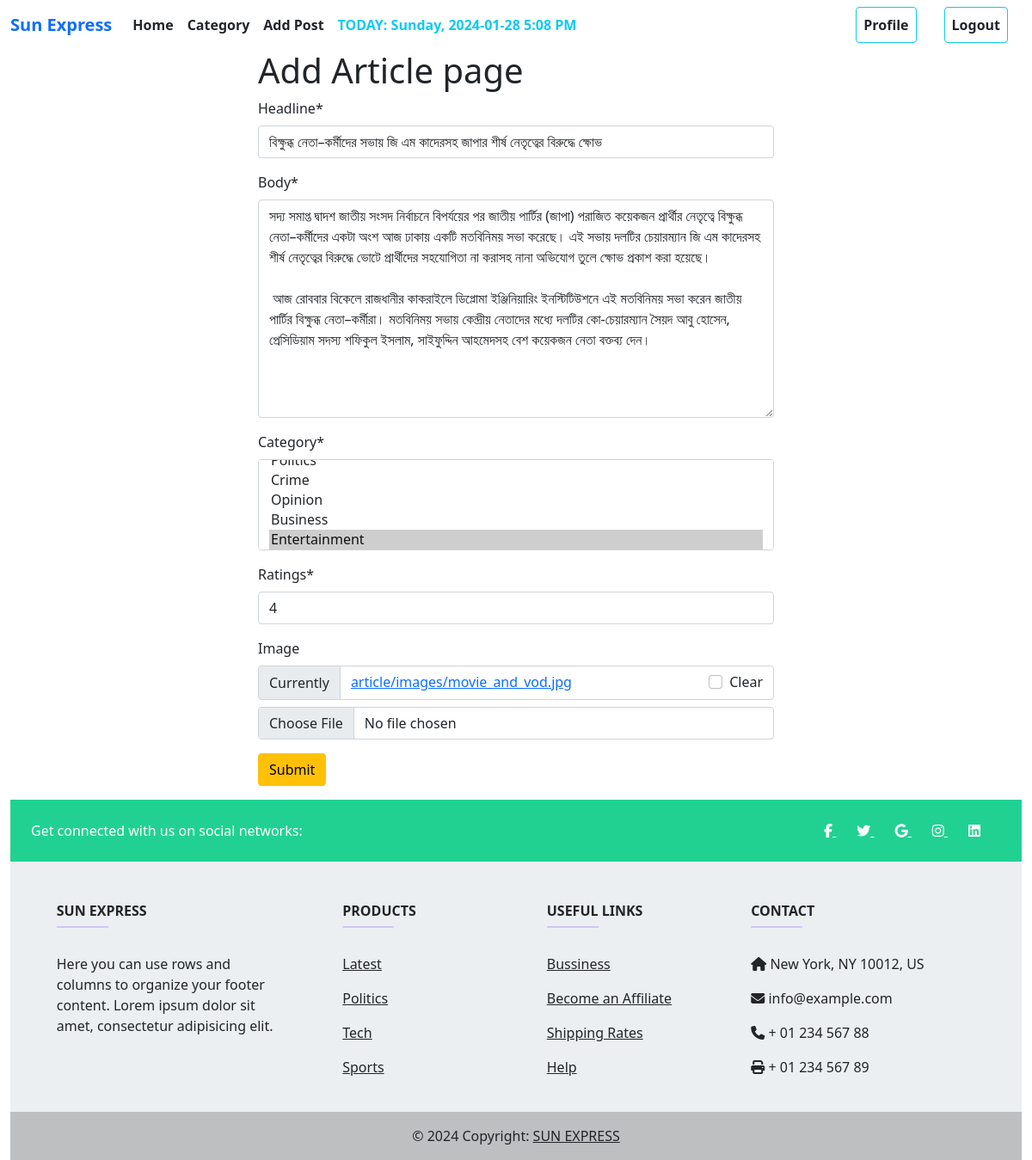
The app's page /article/edit/2 (signed in), older data.
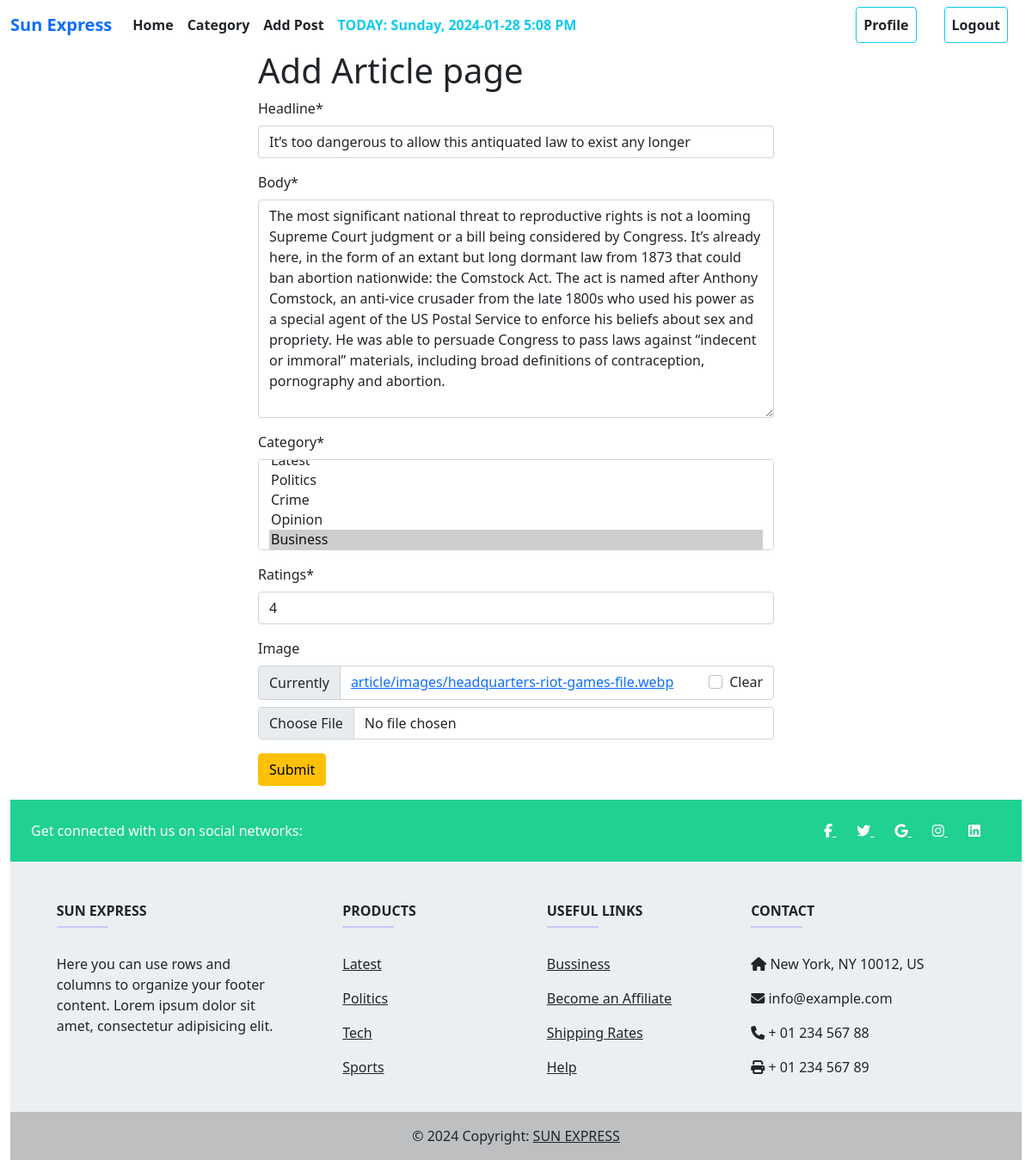
The same page, newer data.
### article/models.py (models this page shows, shortened)
class Article(models.Model):
    headline = models.CharField(max_length=200)
    body = models.TextField()
    category = models.ManyToManyField(Category)
    publishing_time = models.DateTimeField(auto_now_add=True)
    last_updated = models.DateTimeField(auto_now=True)
    ratings = models.IntegerField(default=0)
    editor = models.ForeignKey(Editor, on_delete=models.CASCADE)
    image = models.ImageField(upload_to='article/images/', null=True, blank=True)

### article/views.py (the view, shortened to what this page needs)
# urls.py: path('edit/<int:id>', views.edit_article, name='edit_article'),
@login_required
def edit_article(request, id):
    post = get_object_or_404(models.Article, pk=id)
    post_form = forms.AritcleForm(instance=post)
    return render(request, 'add_article.html', {'form': post_form, 'post': post})

### article/forms.py
class AritcleForm(forms.ModelForm):
    class Meta:
        model = Article
        exclude = ['editor']

### category/models.py (called while the page is built)
    def __str__(self):
        return self.name

### article/templates/add_article.html (shortened to what this page needs)
{% extends 'base.html' %}
{%  load crispy_forms_tags %}
{% block content %}
<form style="width:50% ; margin : auto" method="post" enctype="multipart/form-data">
    <h1>Add Article page</h1>
{{form | crispy}}
<button class="btn btn-warning">Submit</button>
</form>
{% endblock %}

Row changes from the older to the newer data that the page shows:
changed Article: headline "বিক্ষুব্ধ নেতা–কর্মীদের সভায় জি এম কাদেরসহ জাপার শীর্ষ নেতৃত্বের বিরুদ্ধে ক্ষোভ" → "It’s too dangerous to allow this antiquated law to exist any longer"; body "সদ্য সমাপ্ত দ্বাদশ জাতীয় সংসদ নির্বাচনে বিপর্যয়ের পর জাতীয় পার্টির (জাপা) পরাজিত কয়েকজন প্রার্থীর নেতৃত্বে বিক্ষুব্ধ নেতা–কর্মীদের একটা অংশ আজ ঢাকায় একটি মতবিনিময় সভা করেছে। এই সভায় দলটির চেয়ারম্যান জি এম কাদেরসহ শীর্ষ নেতৃত্বের বিরুদ্ধে ভোটে প্রার্থীদের সহযোগিতা না করাসহ নানা অভিযোগ তুলে ক্ষোভ প্রকাশ করা হয়েছে। আজ রোববার বিকেলে রাজধানীর কাকরাইলে ডিপ্লোমা ইঞ্জিনিয়ারিং ইনস্টিটিউশনে এই মতবিনিময় সভা করেন জাতীয় পার্টির বিক্ষুব্ধ নেতা–কর্মীরা। মতবিনিময় সভায় কেন্দ্রীয় নেতাদের মধ্যে দলটির কো-চেয়ারম্যান সৈয়দ আবু হোসেন, প্রেসিডিয়াম সদস্য শফিকুল ইসলাম, সাইফুদ্দিন আহমেদসহ বেশ কয়েকজন নেতা বক্তব্য দেন।" → "The most significant national threat to reproductive rights is not a looming Supreme Court judgment or a bill being considered by Congress. It’s already here, in the form of an extant but long dormant law from 1873 that could ban abortion nationwide: the Comstock Act. The act is named after Anthony Comstock, an anti-vice crusader from the late 1800s who used his power as a special agent of the US Postal Service to enforce his beliefs about sex and propriety. He was able to persuade Congress to pass laws against “indecent or immoral” materials, including broad definitions of contraception, pornography and abortion."
Text that changed along with them:
form field category: "Crime / Opinion / Business / Entertainment ☑" → "Politics / Crime / Opinion / Business ☑"
text no longer shown: "Headline * Body * Category * Ratings * Image Currently article/images/movie_and_vod.jpg Clear"
text now shown: "Headline * Body * Category * Ratings * Image Currently article/images/headquarters-riot-games-file.webp Clear"
